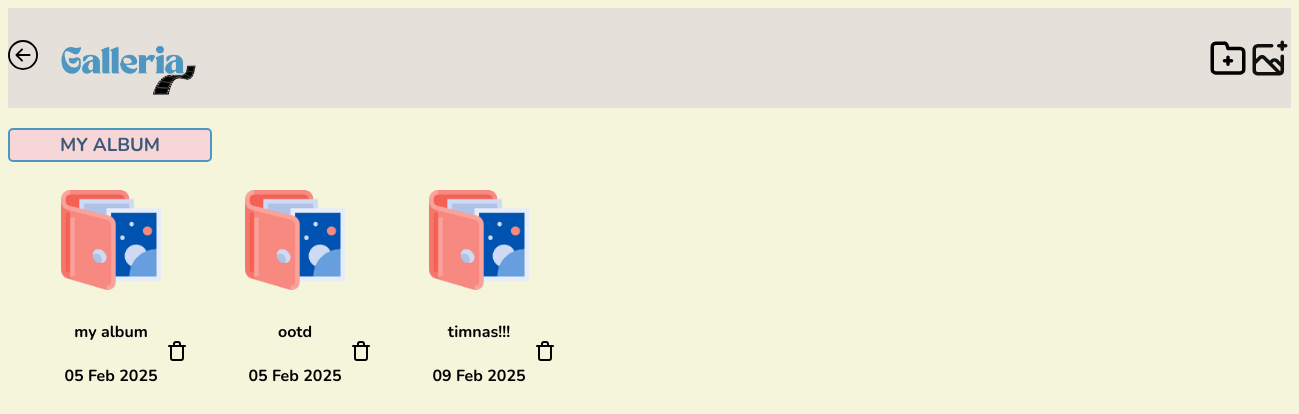
The page /album.php (signed in) on the database as committed earlier.
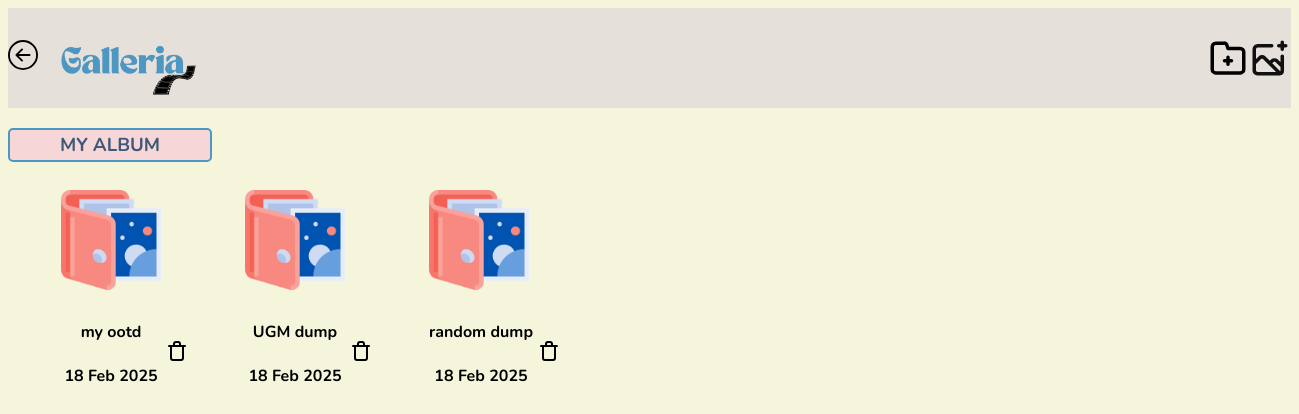
The same page on the database as committed later.
### tables this page shows
CREATE TABLE `album` (
  `album_id` int(11) NOT NULL,
  `nama_album` varchar(255) NOT NULL,
  `deskripsi` text NOT NULL,
  `tanggal_buat` date NOT NULL,
  `user_id` int(11) NOT NULL
);

### album.php (the view, shortened to what this page needs)
<?php
include "connection.php";
$id = $_SESSION['id'];
?>
<!DOCTYPE html>
<html lang="en">
<head>
    <link rel="stylesheet" href="asset.css">
    <link rel="stylesheet" href="https://unicons.iconscout.com/release/v4.0.8/css/line.css">
</head>
<body>
    <div class="header" style="background-color: #E5E1DA; margin-left:0px;">
    <a href="dashboard.php"><img src="Asset/img/left.svg" class="left"></a>
        <img src="Asset/img/logo.png" class="logo1">
        <span><a href="tambah_album.php"><img src="Asset/icon/folder-plus.svg" width="42px" height="42px" title="Tambah Album" class="icon" style="margin-left: 1000px;"></a></span>
        <span><a href="upload-foto.php"><img src="Asset/icon/image-plus.svg" width="42px" height="42px" class="icon" title="tambah foto"></a></span>
    </div>
    <div class="box" style="margin-top: 20px;">
        <h3>MY ALBUM</h3>
    </div>
    <div class="container" style="margin-top:10px;">
        <?php
        $query = "SELECT * FROM `album` INNER JOIN `user` ON `album`.`user_id` = `user`.`user_id` WHERE `album`.`user_id` = $id";
        $hasil = mysqli_query($conn, $query);
        while ($row = mysqli_fetch_assoc($hasil)):
            $timestamp = strtotime($row['tanggal_buat']);
            $tanggal = date("d M Y", $timestamp);
        ?>
            <table style="margin-left: 50px; margin-top:15px;">
                <tr>
                    <td>
                        <span><a href="detail_album.php?id=<?php echo $row['album_id'] ?>"><img src="Asset/icon/album.png" width="100" height="100"></a></span>
                    </td>
                </tr>
                <tr>
                    <td style="text-align : center;">
                        <h4><?php echo $row['nama_album'] ?></h4>
                        <h4><?php echo $tanggal ?></h4>
                    </td>
                    <td>
                        <span><a href="delete_album.php?id_album=<?php echo $row['album_id'] ?>" onclick="return confirm('Apakah anda yakin akan menghapus album ini?')"><img src="Asset/icon/trash.svg" width="24px" height="24px"></a></span>
                    </td>
                </tr>
            </table>
        <?php endwhile; ?>
    </div>
</body>
</html>

Rows that differ between the two databases and show on the page:
no longer on this page (row edited): album: nama_album "my album", tanggal_buat "05 Feb 2025"
no longer on this page (row edited): album: nama_album "ootd", tanggal_buat "05 Feb 2025"
removed album: nama_album "timnas!!!", tanggal_buat "09 Feb 2025"
added album: nama_album "my ootd", tanggal_buat "18 Feb 2025"
now on this page (row edited): album: nama_album "UGM dump", tanggal_buat "18 Feb 2025"
added album: nama_album "random dump", tanggal_buat "18 Feb 2025"
